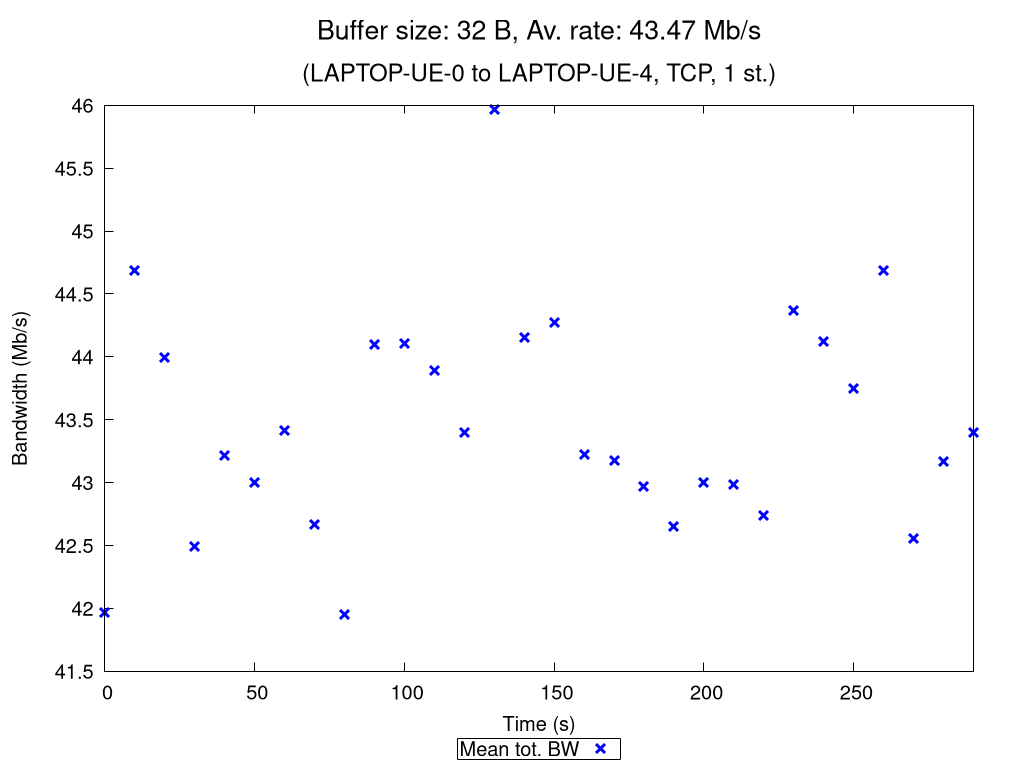

Here is the gnuplot script that generated this plot:
set terminal pngcairo nocrop enhanced size 1024,768 font "Verdana,15"
set output "TCP_1_st_2020_10_12_23-57-45_one2two_00032B.png"

set title "{/=20 Buffer size: 32 B, Av. rate: 43.47 Mb/s}\n\n{/=18 (LAPTOP-UE-0 to LAPTOP-UE-4, TCP, 1 st.)}"

set xlabel "Time (s)"
set ylabel "Bandwidth (Mb/s)"
set ytics nomirror
set key bmargin center horizontal box samplen 1 width -1
set bmargin 4.6
set rmargin 4.5

rf = 1000000.0  # rate factor
set style fill transparent solid 0.2 noborder
set autoscale xfix
plot "TCP_1_st_2020_10_12_23-57-45_one2two_00032B_iperf_processed.dat" using 1:($2/rf-$3/rf):($2/rf+$3/rf) with filledcurves lc rgb "blue" notitle, \
     "" using 1:($2/rf) with points pt 2 ps 1.5 lw 3 lc rgb "blue" title "Mean tot. BW", \
